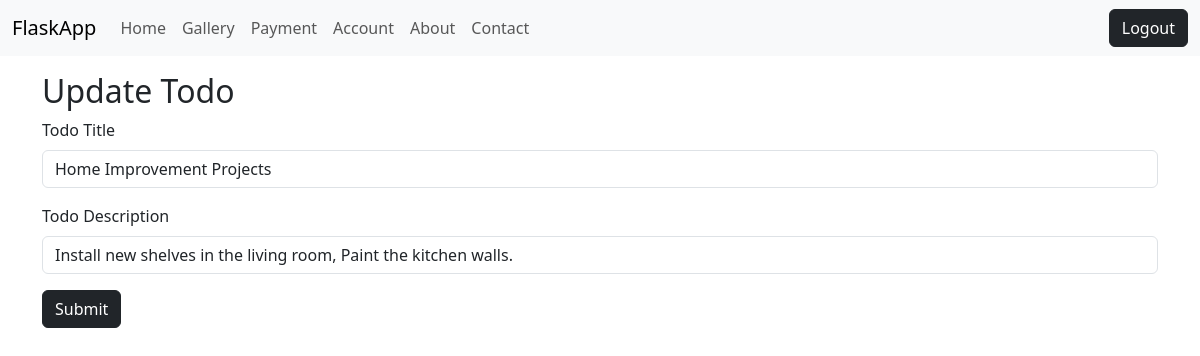
/update/1 (signed in), run on the app's committed database.
### app.py (models this page shows, shortened)
class Todo(db.Model):
    sno = db.Column(db.Integer, primary_key=True)
    id = db.Column(db.Integer, nullable=False)
    title = db.Column(db.String(200), nullable=False)
    desc = db.Column(db.String(500), nullable=False)
    date_created = db.Column(db.DateTime, default=db.func.date())

### app.py (the view, shortened to what this page needs)
@app.route("/update/<int:sno>", methods=["GET", "POST"])
def update(sno):
    if not session["id"]:
        return redirect("/")
    todo = Todo.query.filter_by(sno=sno).first()
    todo = Todo.query.filter_by(sno=sno).first()
    return render_template("update.html", todo=todo)

### templates/update.html (shortened to what this page needs)
{% extends 'base.html' %}
{% block body %}
<div class="container my-3">
  <h2>Update Todo</h2>
  <form action="/update/{{todo.sno}}" method="POST">
    <div class="mb-3">
      <label for="title" class="form-label">Todo Title</label>
      <input type="text" class="form-control" id="title" name="title" value="{{todo.title}}" />
    </div>
    <div class="mb-3">
      <label for="desc" class="form-label">Todo Description</label>
      <input type="text" class="form-control" id="desc" name="desc" value="{{todo.desc}}" />
    </div>
    <button type="submit" class="btn btn-dark">Submit</button>
  </form>
</div>
{% endblock body %}

### data on the page
Todo: title "Home Improvement Projects", desc "Install new shelves in the living room, Paint the kitchen walls."
